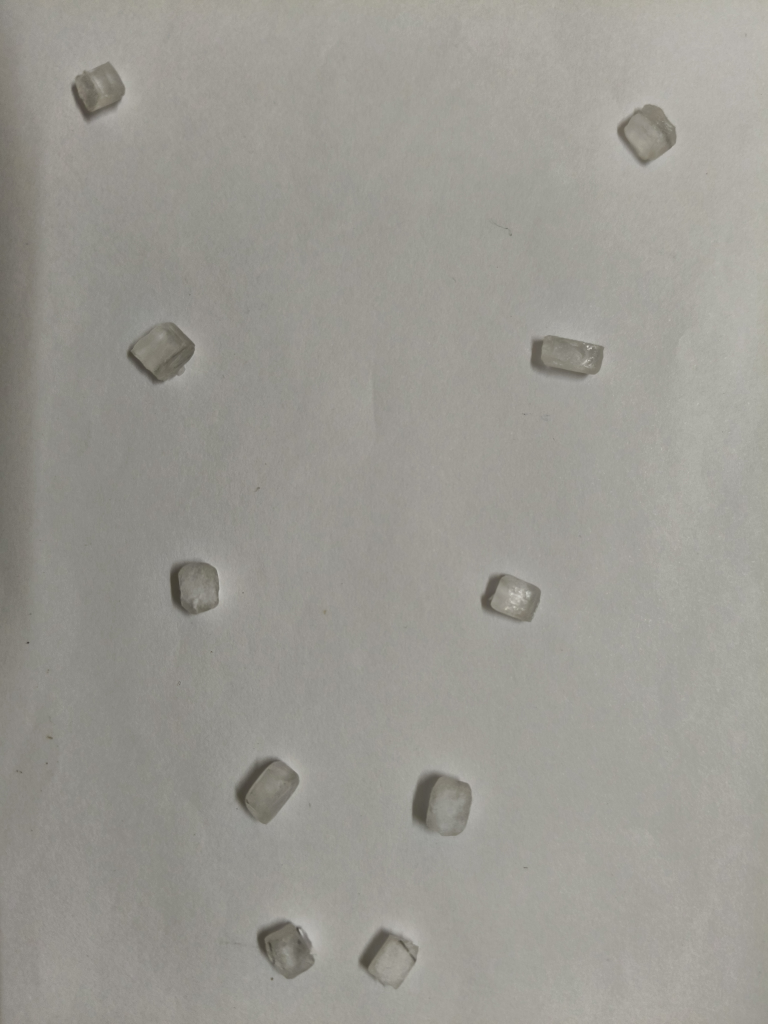
#> input picture part_a_photos/picture1.jpg, 3072 x 4096 px (shown at 1/4 size)
$ python measure_edges.py
#> lines starting #> are read from the running program, lines starting #| are printed output that depends on the picture
#!/usr/bin/env python3
"""PART A EDGE AND ANGLE MEASUREMENT FROM THE CLASS CRYSTAL PHOTOGRAPHS.

picture1.jpg   10 CRYSTALS C1..C10 (picture2.jpg IS THE SAME LAYOUT, RETAKEN)
picture3-5.jpg ONE CRYSTAL PHOTOGRAPHED ALONE IN THREE POSES (VIEWS A, B, C)

METHOD: CROP EACH CRYSTAL AT FULL RESOLUTION, CLAHE CONTRAST, GAUSSIAN BLUR 1.6 px,
OPENCV LINE SEGMENT DETECTOR (LSD), KEEP SEGMENTS OF 28 px OR MORE. THE SEGMENTS THAT
LIE ON CRYSTAL EDGES (NOT SHADOW EDGES OR INTERNAL CRACKS) ARE CHOSEN BY HAND IN SEL
BELOW, AFTER VIEWING THE NUMBERED OVERLAYS WRITTEN TO overlays/. EACH EDGE FAMILY IS A
LENGTH-WEIGHTED CIRCULAR MEAN; A CORNER IS THE ACUTE ANGLE BETWEEN THE PRISM-EDGE
FAMILY AND ONE END FAMILY, SO 90 MEANS A RIGHT ANGLE.
"""
import cv2, numpy as np, json, os
HERE=os.path.dirname(os.path.abspath(__file__))
S=3072/900          # CENTRES BELOW ARE GIVEN ON A 900 x 1200 PREVIEW
P1=[(115,105),(760,155),(190,410),(665,415),(230,688),(600,700),(318,925),(518,942),(335,1112),(458,1125)]
ISO={3:(445,600),4:(463,662),5:(430,715)}
SEL={ # PRISM-EDGE SEGMENT IDS ; END GROUPS ; READING
 'C1':([0,10],{'TOP':[5,9],'BOT':[3,7]},'CLEAN'),
 'C2':([11,3],{'END':[0,5]},'CLEAN, NEAR-EQUANT'),
 'C3':([0,3,4,10],{'END':[6,5,7,14,19]},'CLEAN, TOP + SIDE FACE'),
 'C4':([1,8,0,3],{'RIGHT':[2,5],'LEFT':[10]},'RIGHT CLEAN, LEFT ROUNDED'),
 'C6':([1,8,6],{'LEFT':[0],'RIGHT':[3,4]},'CLEAN'),
 'C7':([1,13,5,6],{'END':[0,10,17]},'CLEAN'),
 'C8':([9,11,3,6],{'TOP':[0],'BOT':[1]},'TOP CLEAN, BOTTOM ROUNDED'),
 'C9':([16,6,4,1],{'LEFT':[5,7,8],'RIGHT':[3,0]},'RIGHT CLEAN, LEFT CHIPPED'),
 'C10':([10,14,2,5,3],{'UR':[8],'LL':[6]},'BOTH ENDS CHIPPED'),
 'PIC4':([2,0,1,7],{'TOP':[4],'BOT':[6,11]},'BOTTOM CLEAN, TOP ROUGH'),
}
CLEAN={'C1':['TOP','BOT'],'C2':['END'],'C3':['END'],'C4':['RIGHT'],'C6':['LEFT','RIGHT'],
       'C7':['END'],'C8':['TOP'],'C9':['RIGHT'],'PIC4':['BOT']}
def lsd(img,cx,cy,r,minlen):
    X,Y=int(cx*S),int(cy*S); crop=img[Y-r:Y+r,X-r:X+r]
    g=cv2.cvtColor(crop,cv2.COLOR_BGR2GRAY)
    cl=cv2.createCLAHE(clipLimit=3.0,tileGridSize=(4,4)).apply(g)
    L=cv2.createLineSegmentDetector(cv2.LSD_REFINE_STD).detect(cv2.GaussianBlur(cl,(0,0),1.6))[0]
    segs=[[float(v) for v in s] for s in L.reshape(-1,4) if np.hypot(s[2]-s[0],s[3]-s[1])>=minlen]
    return segs,(X-r,Y-r),cl
def info(s):
    x1,y1,x2,y2=s
    return np.degrees(np.arctan2(y2-y1,x2-x1))%180, np.hypot(x2-x1,y2-y1)
def fam(ids,segs):
    A=[info(segs[i]) for i in ids]
    m=(np.degrees(np.angle(sum(L*np.exp(2j*np.radians(a)) for a,L in A)))/2)%180
    dev=[((a-m+90)%180)-90 for a,_ in A]
    return m,max(dev)-min(dev)
if __name__=='__main__':
    os.makedirs(HERE+'/overlays',exist_ok=True)
    out={}
    im1=cv2.imread(HERE+'/picture1.jpg')
#> im1 is the input picture: shape (4096, 3072, 3); mean B, G, R 146, 152.7, 154.6
    jobs=[(f'C{k+1}',im1,x,y,190,28) for k,(x,y) in enumerate(P1)]
#> jobs = 10 items
    jobs+=[(f'PIC{i}',cv2.imread(HERE+f'/picture{i}.jpg'),x,y,250,34) for i,(x,y) in ISO.items()]
#> jobs = 13 items
    for name,img,x,y,r,ml in jobs:
#> (the run stopped early here; a loop or call above may not have finished)

$ run again, with part_a_photos/picture2.jpg copied over part_a_photos/picture1.jpg
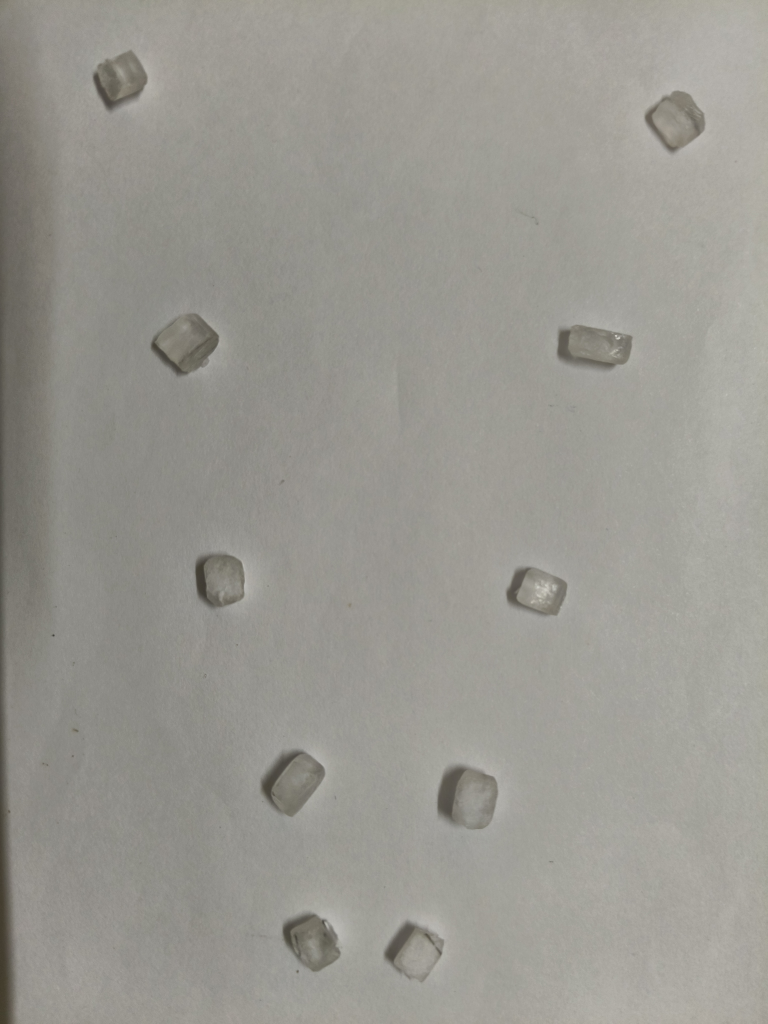
#> input picture part_a_photos/picture2.jpg, 3072 x 4096 px (shown at 1/4 size)
#> im1 is the input picture: shape (4096, 3072, 3); mean B, G, R 144.8, 151.6, 153.3
#> `jobs=[(f'C{k+1}',im1,x,y,190,28) for k,(x,y) in enumerate(P1)]`: jobs = 10 items
#> `jobs+=[(f'PIC{i}',cv2.imread(HERE+f'/picture{i}.jpg'),x,y,250,34) for ..`: jobs = 13 items

$ run again, with part_a_photos/picture3.jpg copied over part_a_photos/picture1.jpg
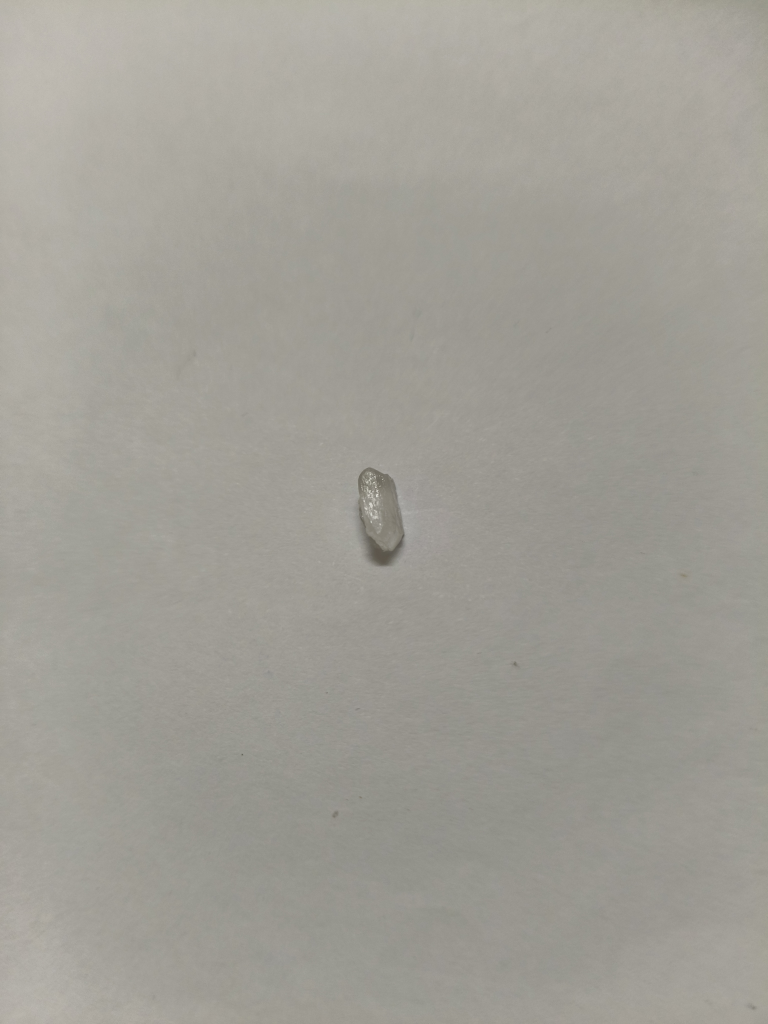
#> input picture part_a_photos/picture3.jpg, 3072 x 4096 px (shown at 1/4 size)
#> im1 is the input picture: shape (4096, 3072, 3); mean B, G, R 150.3, 158.1, 160.6
#> `jobs=[(f'C{k+1}',im1,x,y,190,28) for k,(x,y) in enumerate(P1)]`: jobs = 10 items
#> `jobs+=[(f'PIC{i}',cv2.imread(HERE+f'/picture{i}.jpg'),x,y,250,34) for ..`: jobs = 13 items
